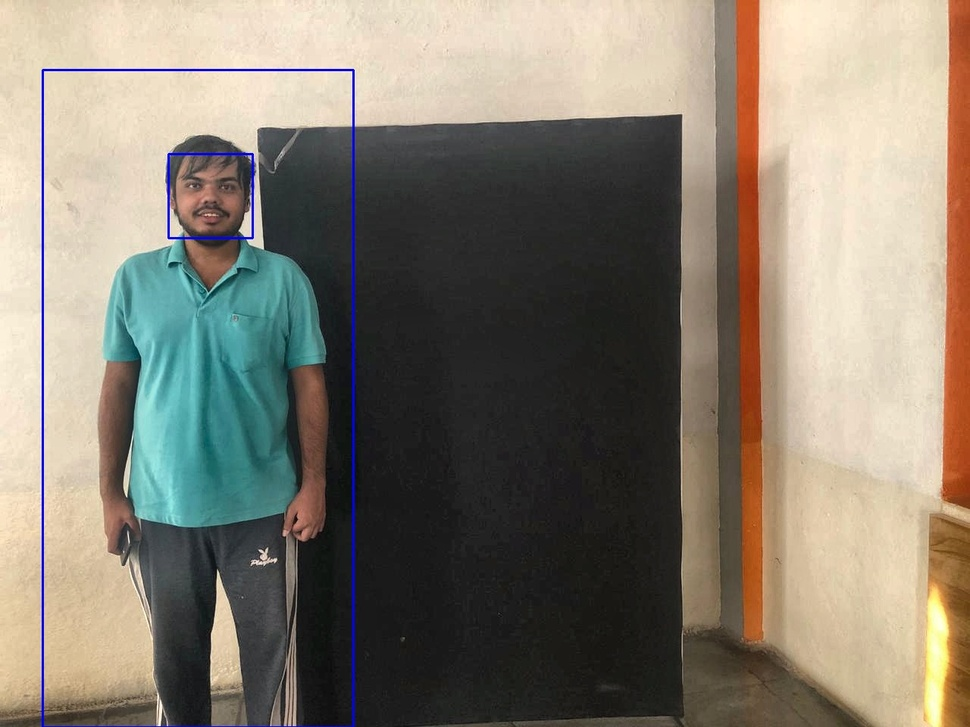
#> input picture body1.jpg, 970 x 727 px, shrunk from 1280 x 960 before the run
$ python -i util.py   (imports and definitions only)
#> lines starting #> are read from the running program, lines starting #| are printed output that depends on the picture
#> further down, picture is the input picture: shape (727, 970, 3); mean B, G, R 112.4, 125.7, 133.5
import cv2,sys
import cv2 as cv
import numpy as np

# [8 lines left out: function lab_contrast, not called in this run]

def detect_body(img,n=1):
#> called with n = 1
    var = 1.3
    iter=0
    face_cascade = cv2.CascadeClassifier('lib/haarcascade_frontalface_default.xml')
    gray = cv2.cvtColor(img, cv2.COLOR_BGR2GRAY)
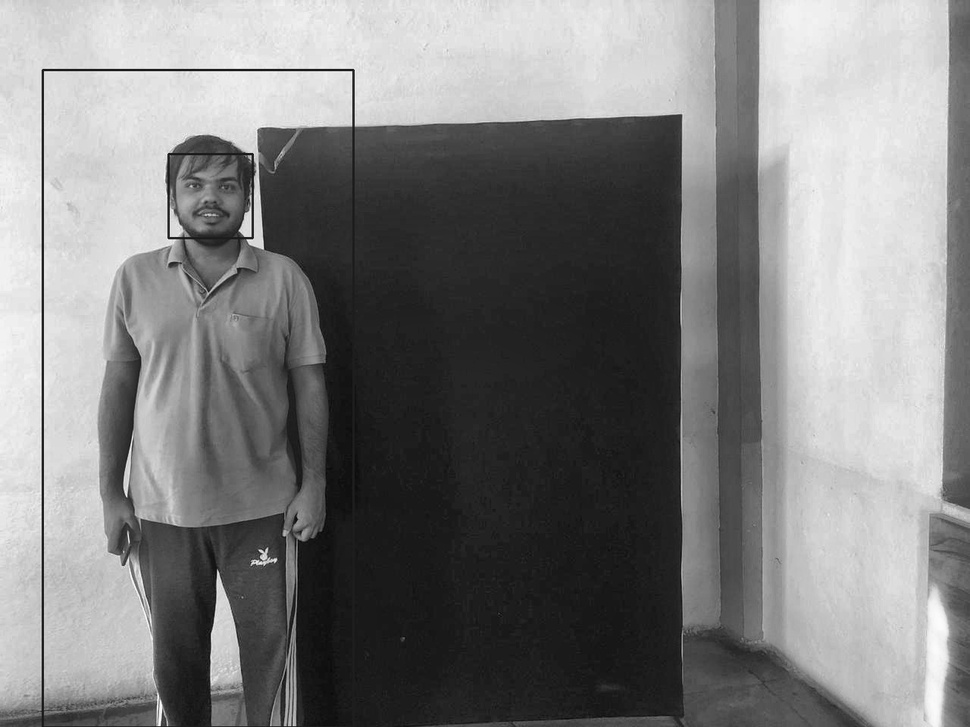
#> gray: shape (727, 970); min 4, max 253, mean 126.5
    faces = face_cascade.detectMultiScale(gray, var, 5)
#> faces = [[169, 154, 83, 83]]
    while(len(faces)==0):
        iter += 1
        var = var - 0.1
        faces = face_cascade.detectMultiScale(gray, var, 5)
        if iter>=5:
            break
#> this loop made 0 passes
#> after the loop, iter = 0; var = 1.3
    list1=[]
    dist=0
    if n==1:
        for (x,y,w,h) in faces:
            x1 = int(x-int(1.5*w))
            if x1<0:
                x1=0
            y1 = int(y-h)
            if y1<0:
                y1=0
            x2 = x+int(2.2*w)
            if x2>img.shape[1]:
                x2=img.shape[1]
            y2 = img.shape[0]
            area = ((x2-x1) * (y2-y1))
            if dist < area:
                dist = area
                list1 = [(x1,y1,x2,y2,w,h)]
#> this loop made 1 pass
#> (x, y, w, h, y2) on pass 1: (169, 154, 83, 83, 727)
#> after the loop, dist = 200736
        a,b,c,d,w,h = list1[0]
#> a = 45; b = 71; c = 351; d = 727; w = 83; h = 83
        img = cv2.rectangle(img,(a,b),(c,d),(255,0,0),2)
        img = cv2.rectangle(img,(int(a+1.5*w),int(b+h)),(int(a+2.5*w),b+2*h),(255,0,0),2)
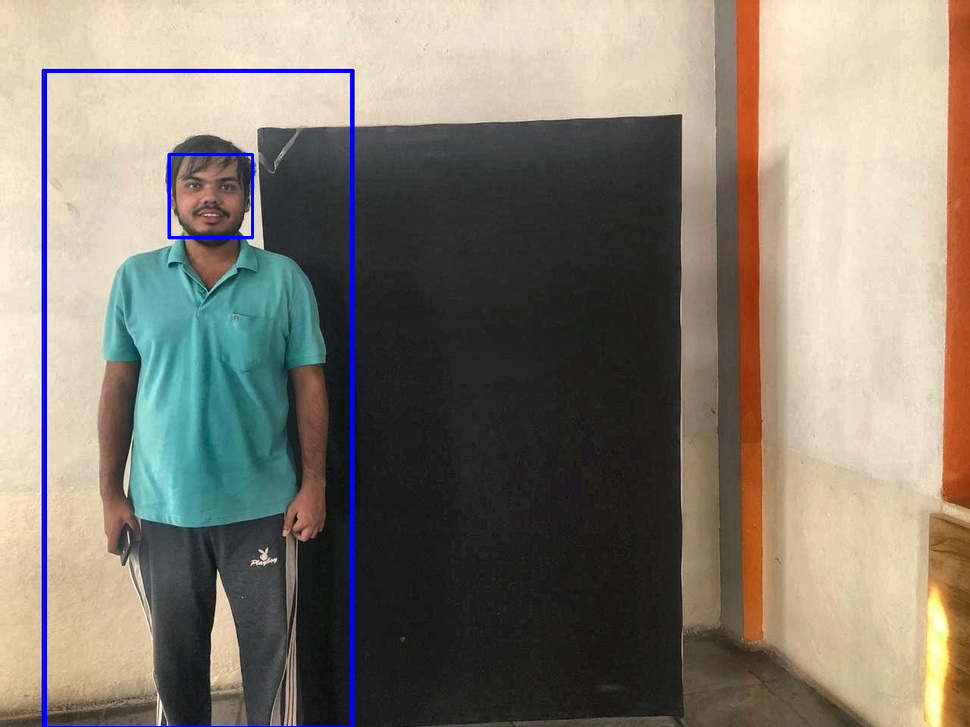
#> img: shape (727, 970, 3); mean B, G, R 113.2, 124.8, 132.5
        return list1,img
    if n==2 and len(faces)==2:
        for (x,y,w,h) in faces:
            x1 = int(x-int(1.5*w))
            x1=max(x1,0)
            y1 = int(y-h)
            y1=max(y1,0)
            x2 = x+int(2.2*w)
            if x2>img.shape[1]:
                x2=img.shape[1]
            y2 = img.shape[0]
            img = cv2.rectangle(img,(x1,y1),(x2,y2),(255,0,0),2)
            img = cv2.rectangle(img,(x,y),(int(x+w),y+h),(255,0,0),2)
            list1.append((x1,y1,x2,y2,w,h))
        x1=min(list1[0][0],list1[1][0])
        y1=min(list1[0][1],list1[1][1])
        x2=max(list1[0][2],list1[1][2])
        y2=max(list1[0][3],list1[1][3])
        w=list1[0][4]+list1[1][4]
        w=list1[0][5]+list1[1][5]
        list1=[(x1,y1,x2,y2,w,h)]
        return list1,img
    else:
        print("Error in detecting multiple faces. Exitting application")
        sys.exit()
    return list1,img


# [33 lines left out: functions keypoints, keypoints_orb_detector, keypoints_orb_descriptor, keypoint_bf_matcher, extract_matched_points, not called in this run]

def calculate_homography_matrix(pts_src, pts_dst):
	h, status = cv2.findHomography(pts_src, pts_dst)
	return h

def warp_perspective(img_src, h):
	im_out = cv2.warpPerspective(img_src, h, (img_src.shape[1],img_src.shape[0]))
	return im_out

# [11 lines left out: function valid_keypoints, not called in this run]

def L2_distance(pt1, pt2):
	return np.linalg.norm(pt1-pt2)

# [142 lines left out: functions list2pt, draw_keypoints, transform_points, sort_order, blend_or_cut, grabcut and 3 more, not called in this run]

>>> import cv2
>>> picture = cv2.imread('../body1.jpg')
>>> result = detect_body(picture)

$ run again, on body2.jpg
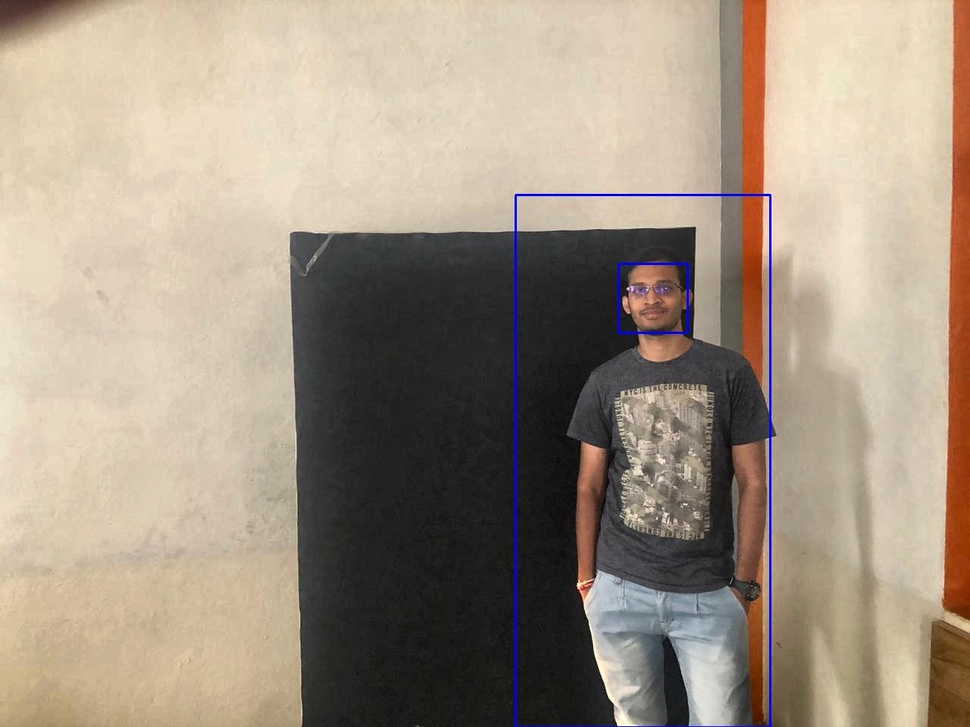
#> input picture body2.jpg, 970 x 727 px, shrunk from 1280 x 960 before the run
#> picture is the input picture: shape (727, 970, 3); mean B, G, R 131.4, 147.7, 161.6
#> in detect_body, `gray = cv2.cvtColor(img, cv2.COLOR_BGR2GRAY)`:
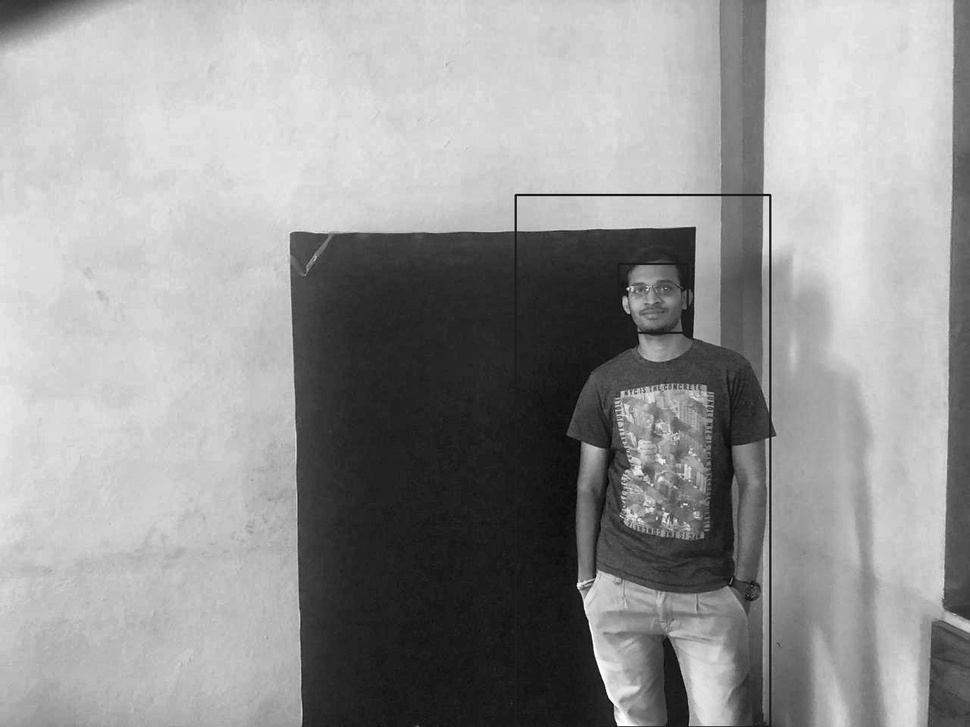
#> gray: shape (727, 970); min 2, max 254, mean 150
#> faces = [[620, 264, 66, 66]]
#> after the loop in detect_body, `while(len(faces)==0):`: iter = 0; var = 1.3
#> the loop in detect_body, `for (x,y,w,h) in faces:` made 1 pass
#> (x, y, w, h, y2) on pass 1: (620, 264, 66, 66, 727)
#> after the loop in detect_body, `for (x,y,w,h) in faces:`: dist = 129076
#> in detect_body, `a,b,c,d,w,h = list1[0]`: a = 521; b = 198; c = 765; d = 727; w = 66
#> in detect_body, `img = cv2.rectangle(img,(int(a+1.5*w),int(b+h)),(int(a+2.5*w),b+2*h),(..`:
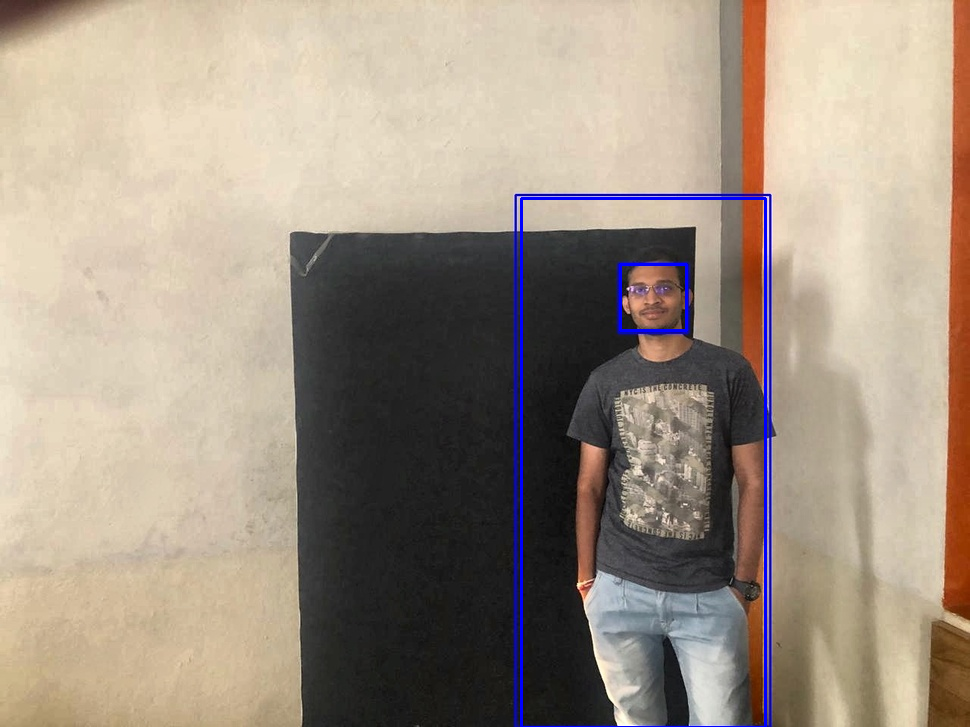
#> img: shape (727, 970, 3); mean B, G, R 132.4, 147, 160.9

$ run again, on body2_old.jpg
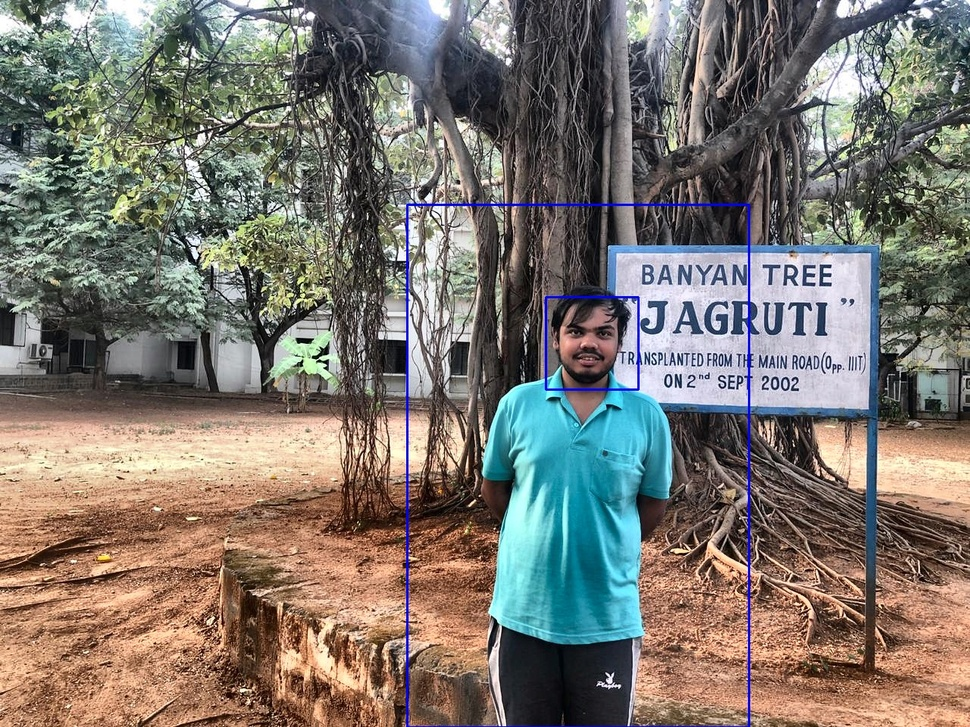
#> input picture body2_old.jpg, 970 x 727 px, shrunk from 1280 x 960 before the run
#> picture is the input picture: shape (727, 970, 3); mean B, G, R 111.1, 118.4, 124.2
#> in detect_body, `gray = cv2.cvtColor(img, cv2.COLOR_BGR2GRAY)`:
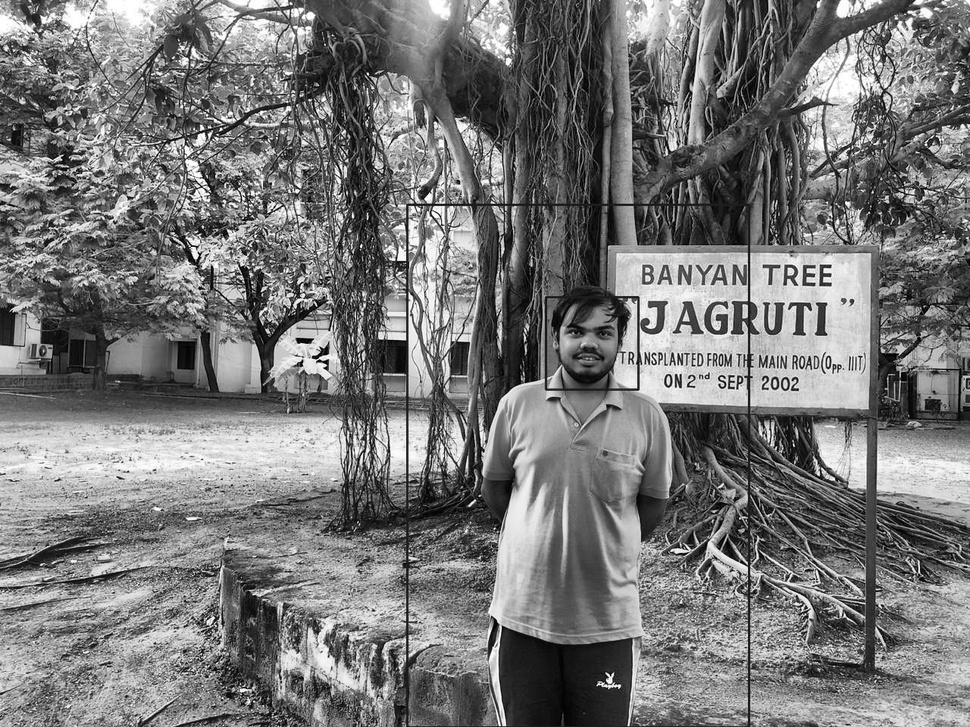
#> gray: shape (727, 970); min 0, max 255, mean 119.3
#> faces = [[552, 303, 78, 78]]
#> after the loop in detect_body, `while(len(faces)==0):`: iter = 0; var = 1.3
#> the loop in detect_body, `for (x,y,w,h) in faces:` made 1 pass
#> (x, y, w, h, y2) on pass 1: (552, 303, 78, 78, 727)
#> after the loop in detect_body, `for (x,y,w,h) in faces:`: dist = 144576
#> in detect_body, `a,b,c,d,w,h = list1[0]`: a = 435; b = 225; c = 723; d = 727; w = 78
#> in detect_body, `img = cv2.rectangle(img,(int(a+1.5*w),int(b+h)),(int(a+2.5*w),b+2*h),(..`:
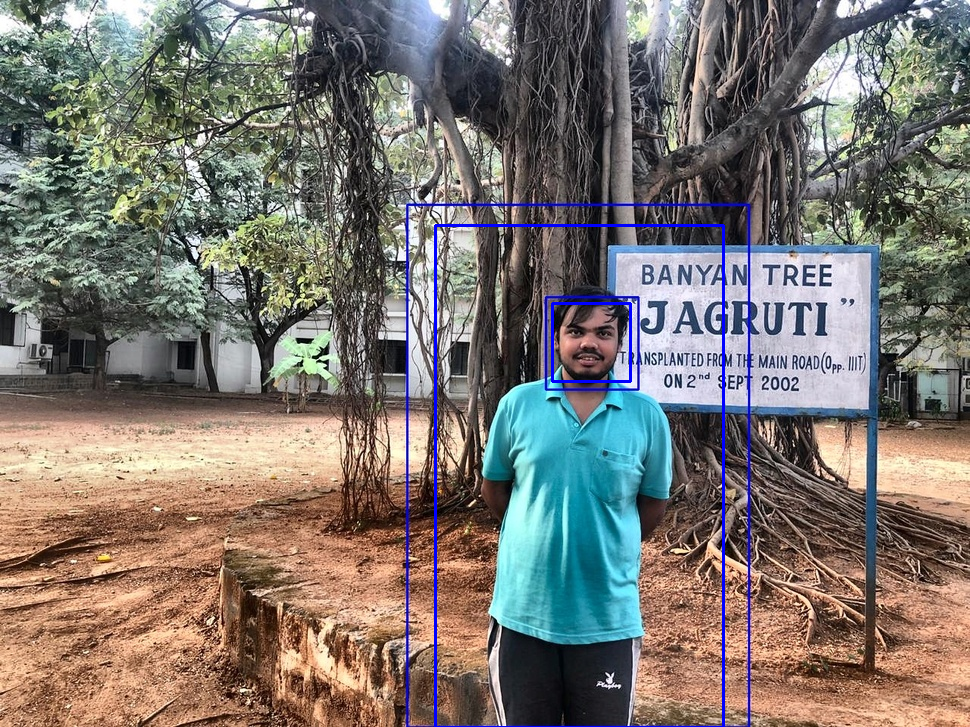
#> img: shape (727, 970, 3); mean B, G, R 112.1, 117.7, 123.3

$ run again, on body_detect1.jpg
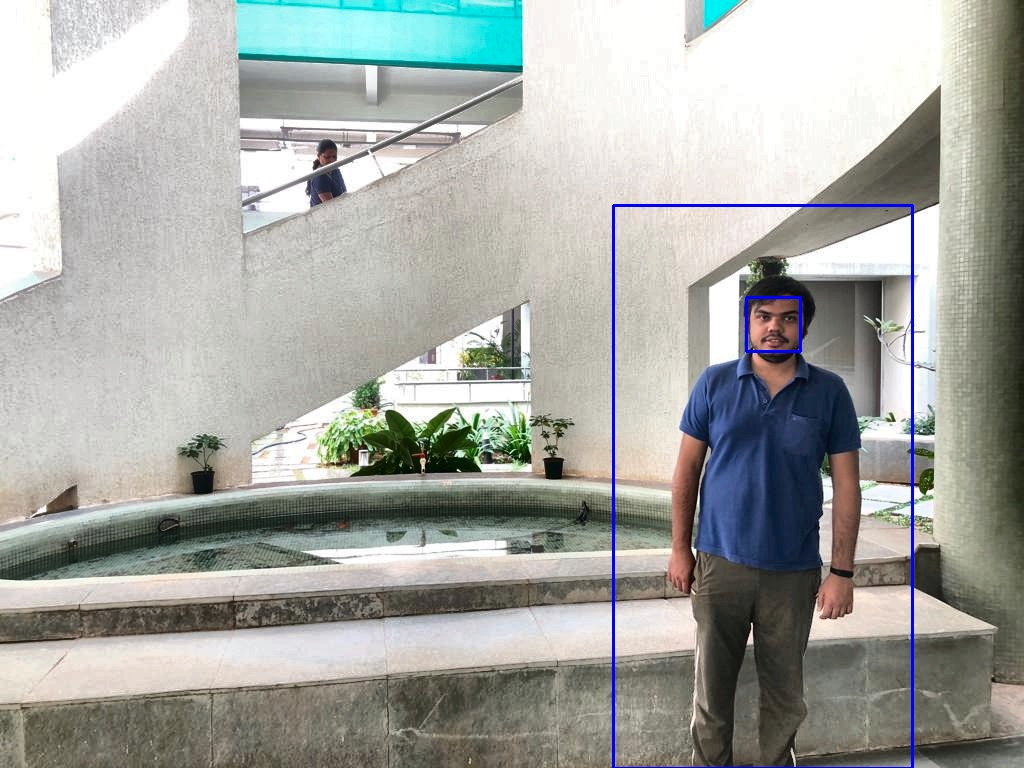
#> input picture body_detect1.jpg, 1024 x 768 px
#> picture is the input picture: shape (768, 1024, 3); mean B, G, R 163.1, 167.7, 165.4
#> in detect_body, `gray = cv2.cvtColor(img, cv2.COLOR_BGR2GRAY)`:
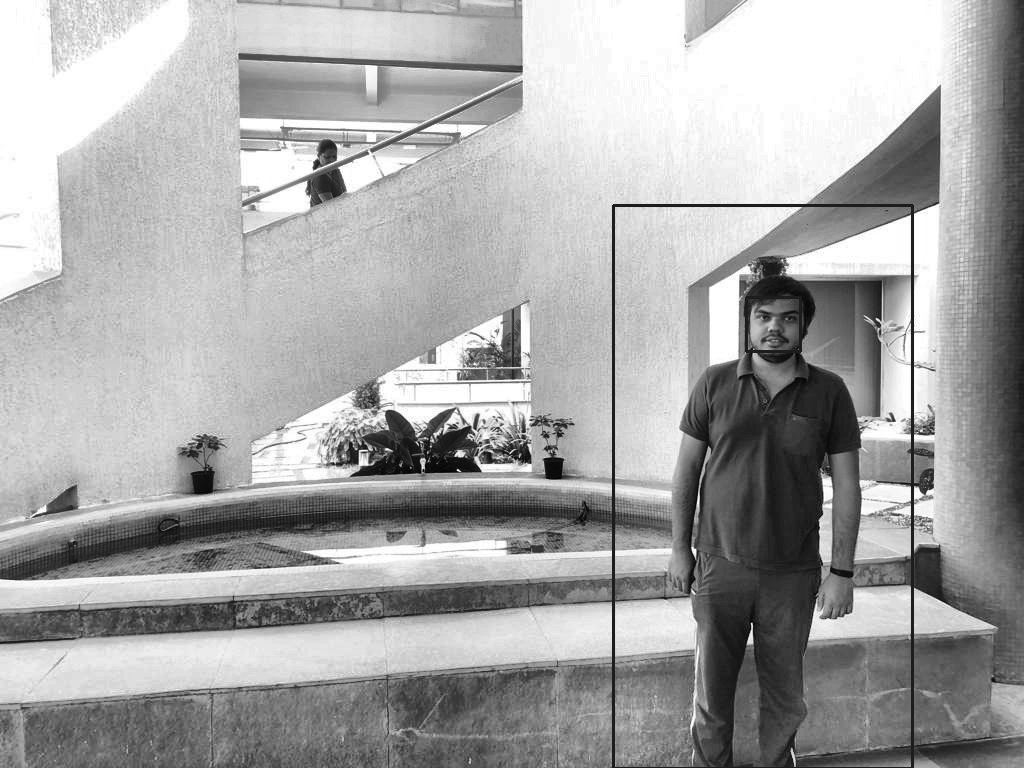
#> gray: shape (768, 1024); min 1, max 255, mean 166.5
#> faces = [[742, 292, 66, 66]]
#> after the loop in detect_body, `while(len(faces)==0):`: iter = 0; var = 1.3
#> the loop in detect_body, `for (x,y,w,h) in faces:` made 1 pass
#> (x, y, w, h, y2) on pass 1: (742, 292, 66, 66, 768)
#> after the loop in detect_body, `for (x,y,w,h) in faces:`: dist = 132248
#> in detect_body, `a,b,c,d,w,h = list1[0]`: a = 643; b = 226; c = 887; d = 768; w = 66
#> in detect_body, `img = cv2.rectangle(img,(int(a+1.5*w),int(b+h)),(int(a+2.5*w),b+2*h),(..`:
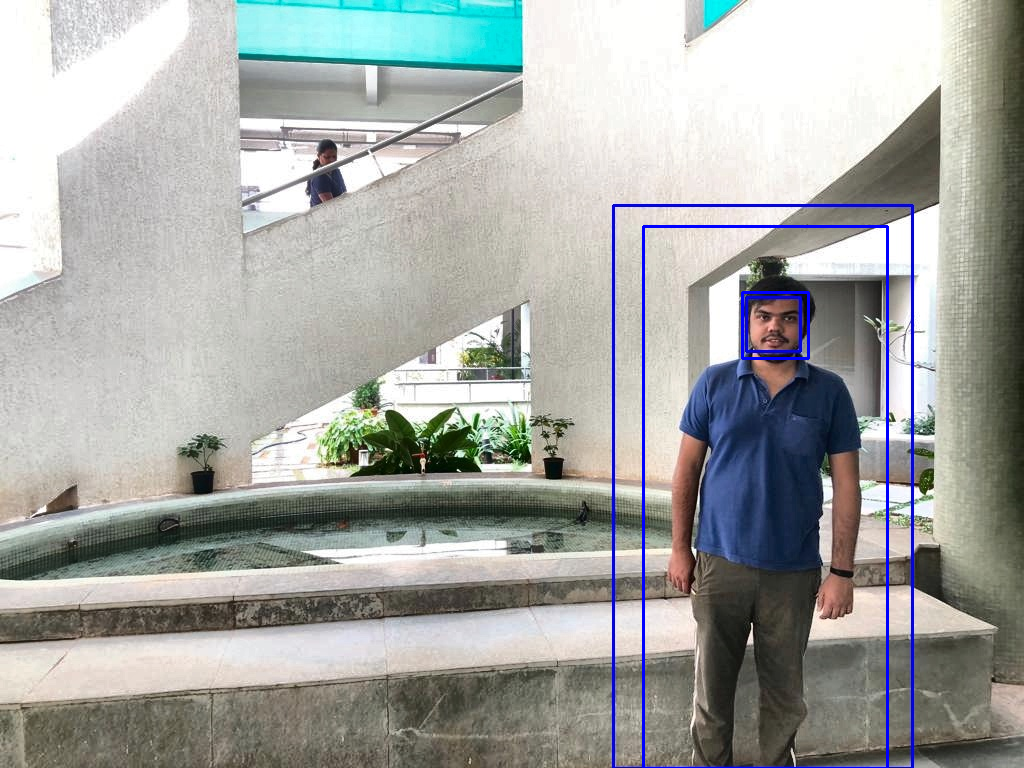
#> img: shape (768, 1024, 3); mean B, G, R 163.7, 166.7, 164.4
